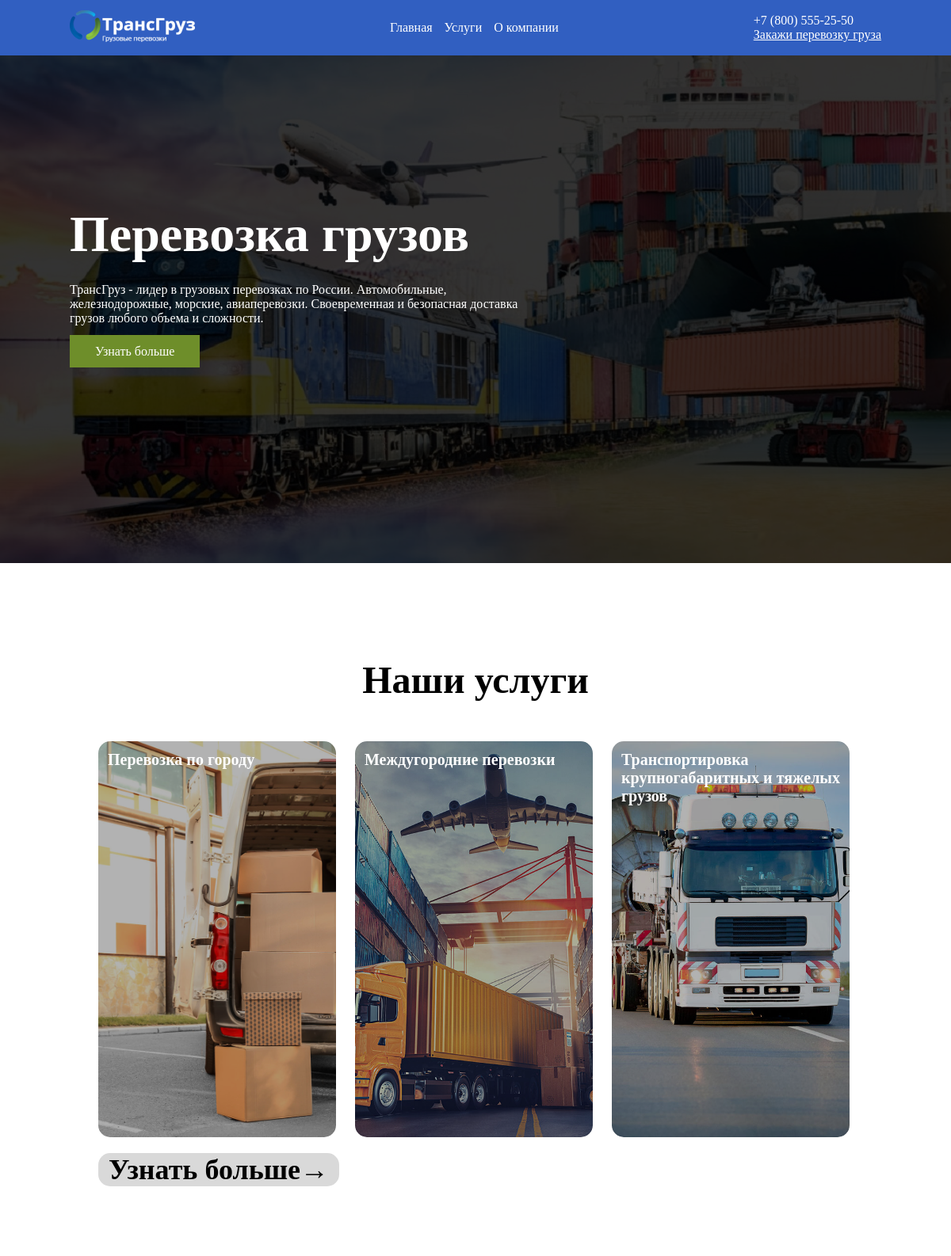
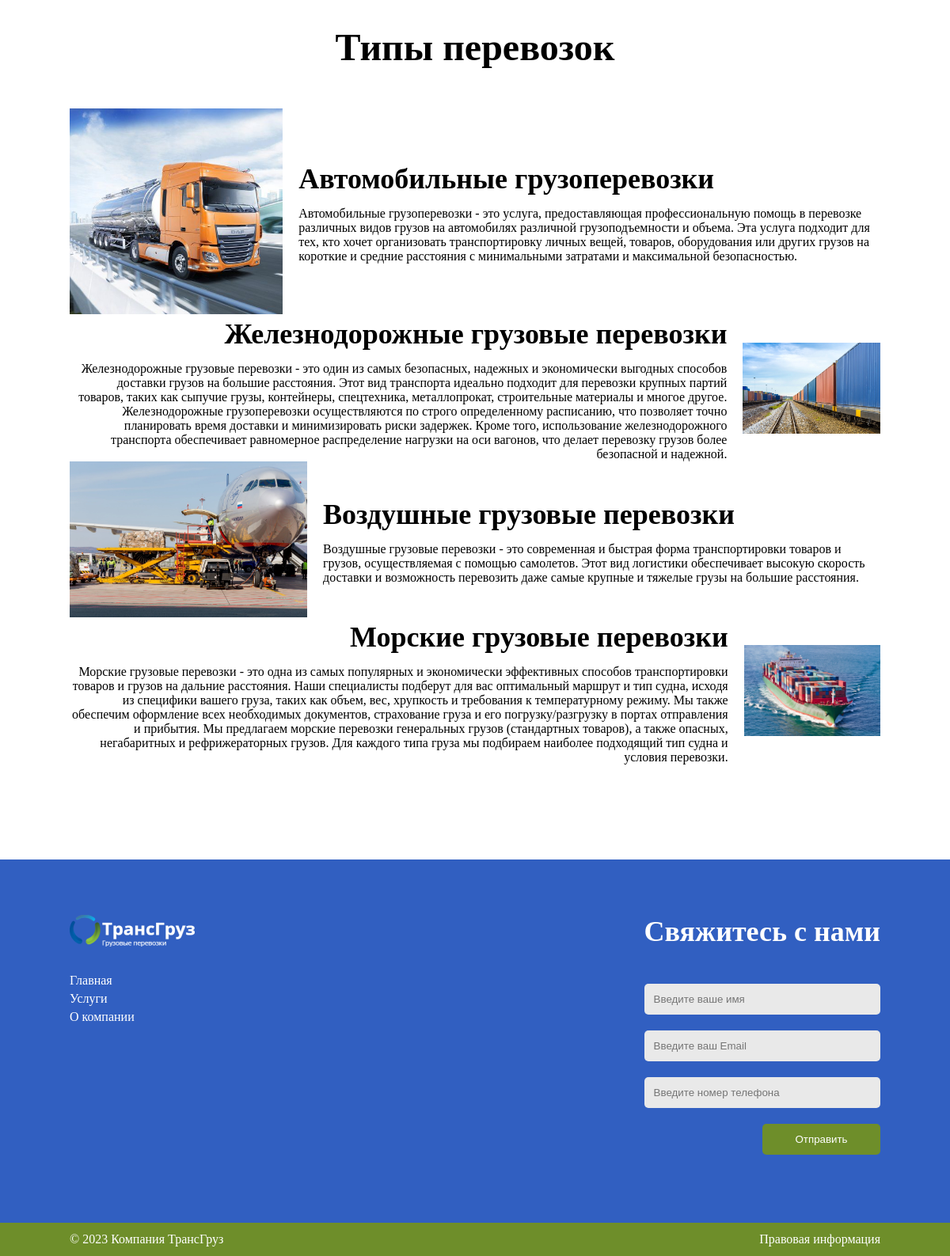
The page / on the database its author committed (2 pictures, top to bottom).
### transportation/models.py (models this page shows, shortened)
class Menu(models.Model):
    name = models.CharField(max_length=60, verbose_name='Название')
    link = models.CharField(max_length=255, verbose_name='Ссылка')
    class Meta:
        verbose_name = 'Меню'
        verbose_name_plural = 'Меню'

class Cards_orders(models.Model):
    title = models.CharField(max_length=255, verbose_name='Название')
    short_description = models.CharField(max_length=255, blank=True, verbose_name='Краткое описание')
    full_description = models.TextField(blank=True, verbose_name='Полное описание')
    image_card = models.ImageField(upload_to='transporations/images/', verbose_name='Изображение')
    slug = models.SlugField(max_length=255, db_index=True, unique=True)
    class Meta:
        verbose_name = 'Карточка закоза'
        verbose_name_plural = 'Карточки закозов'
    def get_absolute_url(self):
        return reverse('service', kwargs={'name': self.slug})

class Type_transporation(models.Model):
    title_type = models.CharField(max_length=60, verbose_name='Типы перевозок')
    description = models.TextField(blank=True, verbose_name='Описание')
    image_type = models.ImageField(verbose_name='Изображение')
    class Meta:
        verbose_name = 'Тип перевозок'
        verbose_name_plural = 'Типы перевозок'

### transportation/views.py (the view)
# urls.py: path('', views.index, name='home'),
def index(request):
    card_three = Cards_orders.objects.all()[:3]
    data = {
        'title': 'ТрансГруз',
        'menu_items': menu_items,
        'card_three': card_three,
        'type_transporations_item': type_transporations_item,
    }
    return render(request, "transportations/index.html", context=data)

### transportation/templates/transportations/index.html (shortened to what this page needs)
{% extends 'base.html' %}
{% load static %}
{% block content-header %}
<div class="bottom-header-wrapper">
    <div class="centring">
        <div class="bottom-header">
            <div class="text-header">
                <h1 class="title-page">Перевозка грузов</h1>
                <p class="description-company">ТрансГруз - лидер в грузовых перевозках по России. Автомобильные, железнодорожные, морские, авиаперевозки. Своевременная и безопасная доставка грузов любого объема и сложности.</p>
                <a href="{% url 'company' %}" class="link">Узнать больше</a>
            </div>
        </div>
    </div>
</div>
{% endblock %}
{% block index-path %}
    <div class="centring">
        <section class="services">
            <h2 class="title-section">Наши услуги</h2>
            <div class="group-cars">
                {% for i in card_three %}
                    <div class="card">
                        <a href="{{ i.get_absolute_url }}" class="link-card">
                            <div class="media-card">
                                <h3 class="title-card">{{ i.title }}</h3>
                                <img src="{{ i.image_card.url }}" alt="" class="image-card">
                            </div>
                        </a>
                    </div>
                {% endfor %}
                <div class="card more-card">
                    <a href="{% url 'services' %}" class="link-card more">
                        <p>Узнать больше→</p>
                    </a>
                </div>
            </div>
        </section>
        <section class="Types-transportation">
            <h2 class="title-section">Типы перевозок</h2>
            <div class="group-card-transportation">
                {% for i in type_transporations_item %}
                    <div class="card-transportation">
                        <div class="image-container">
                            <img src="{{ i.image_type.url }}" alt="">
                        </div>
                        <div class="text-card-transportation-block">
                            <h3 class="title-card-transportation">{{ i.title_type }}</h3>
                            <p class="text-card-transportation">{{ i.description }}</p>
                        </div>
                    </div>
                {% endfor %}
            </div>
        </section>
    </div>
{% endblock %}

### templates/base.html (shortened to what this page needs)
{% load static %}
<!DOCTYPE html>
<html lang="ru">
<head>
    <link rel="stylesheet" href="{% static 'transporations/style/index.css' %}">
    <link rel="stylesheet" href="{% static 'transporations/style/service.css' %}">
    <link rel="stylesheet" href="{% static 'transporations/style/company.css' %}">
    <link rel="stylesheet" href="{% static 'transporations/style/services.css' %}">
</head>
<body>
    <header class="header">
        <div class="top-header-wrapper">
            <div class="centring">
                <div class="top-header">
                    <div class="logo">
                        <a href="{% url 'home' %}"><img src="{% static 'transporations/images/logoza 1.png' %}"
                                                     alt="logo"></a>
                    </div>
                    <nav class="menu">
                        <ul class="list-menu">
                            {% for i in menu_items %}
                                <li class="list-item-menu">
                                    <a href="{% url i.link %}" class="link-menu">{{ i.name }}</a>
                                </li>
                            {% endfor %}
                        </ul>
                    </nav>
                    <div class="contact">
                        <div class="tel">+7 (800) 555-25-50</div>
                        <a class="btn-contact" href="#contact-form" id="scroll">Закажи перевозку груза</a>
                    </div>
                </div>
            </div>
        </div>
        {% block content-header %}
        {% endblock %}
    </header>
    {% block index-path %}
    {% endblock %}
    <footer class="footer">
        <div class="footer-top-wrapper">
            <div class="centring">
                <div class="footer-top">
                    <div class="footer-left">
                        <div class="logo-footer">
                            <a href="{% url 'home' %}"><img src="{% static 'transporations/images/logoza 1.png' %}" alt="logo"></a>
                        </div>
                        <ul class="list-menu-footer">
                            {% for i in menu_items %}
                                <li class="item-list-menu">
                                    <a href="{% url i.link %}" class="link-menu">{{ i.name }}</a>
                                </li>
                            {% endfor %}
                        </ul>
                    </div>
                    <div class="footer-right">
                        <h3 class="title-block-form">Свяжитесь с нами</h3>
                        <div class="block-form" id="contact-form">
                            <form action="">
                                <input type="text" placeholder="Введите ваше имя">
                                <input type="email" placeholder="Введите ваш Email">
                                <input type="tel" placeholder="Введите номер телефона">
                                <button type="submit">Отправить</button>
                            </form>
                        </div>
                    </div>
                </div>
            </div>
        </div>
        <div class="footer-bottom-wrapper">
            <div class="centring">
                <div class="footer-bottom">
                    <div class="company">© 2023 Компания ТрансГруз</div>
                    <a href="{% url 'company' %}" class="info">Правовая информация</a>
                </div>
            </div>
        </div>
    </footer>
</body>
</html>

### rows shown on the page
Menu: name "Главная"
Menu: name "Услуги"
Menu: name "О компании"
Cards_orders: title "Перевозка по городу", image_card (picture)
Cards_orders: title "Междугородние перевозки", image_card (picture)
Cards_orders: title "Транспортировка крупногабаритных и тяжелых грузов", image_card (picture)
Type_transporation: image_type (picture), title_type "Автомобильные грузоперевозки", description "Автомобильные грузоперевозки - это услуга, предоставляющая профессиональную помощь в перевозке различных видов грузов на автомобилях различной грузоподъемности и объема. Эта услуга подходит для тех, кто хочет организовать транспортировку личных вещей, товаров, оборудования или других грузов на короткие и средние расстояния с минимальными затратами и максимальной безопасностью."
Type_transporation: image_type (picture), title_type "Железнодорожные грузовые перевозки", description "Железнодорожные грузовые перевозки - это один из самых безопасных, надежных и экономически выгодных способов доставки грузов на большие расстояния. Этот вид транспорта идеально подходит для перевозки крупных партий товаров, таких как сыпучие грузы, контейнеры, спецтехника, металлопрокат, строительные материалы и многое другое. Железнодорожные грузоперевозки осуществляются по строго определенному расписанию, что позволяет точно планировать время доставки и минимизировать риски задержек. Кроме того, использование железнодорожного транспорта обеспечивает равномерное распределение нагрузки на оси вагонов, что делает перевозку грузов более безопасной и надежной."
Type_transporation: image_type (picture), title_type "Воздушные грузовые перевозки", description "Воздушные грузовые перевозки - это современная и быстрая форма транспортировки товаров и грузов, осуществляемая с помощью самолетов. Этот вид логистики обеспечивает высокую скорость доставки и возможность перевозить даже самые крупные и тяжелые грузы на большие расстояния."
Type_transporation: image_type (picture), title_type "Морские грузовые перевозки", description "Морские грузовые перевозки - это одна из самых популярных и экономически эффективных способов транспортировки товаров и грузов на дальние расстояния. Наши специалисты подберут для вас оптимальный маршрут и тип судна, исходя из специфики вашего груза, таких как объем, вес, хрупкость и требования к температурному режиму. Мы также обеспечим оформление всех необходимых документов, страхование груза и его погрузку/разгрузку в портах отправления и прибытия. Мы предлагаем морские перевозки генеральных грузов (стандартных товаров), а также опасных, негабаритных и рефрижераторных грузов. Для каждого типа груза мы подбираем наиболее подходящий тип судна и условия перевозки."
